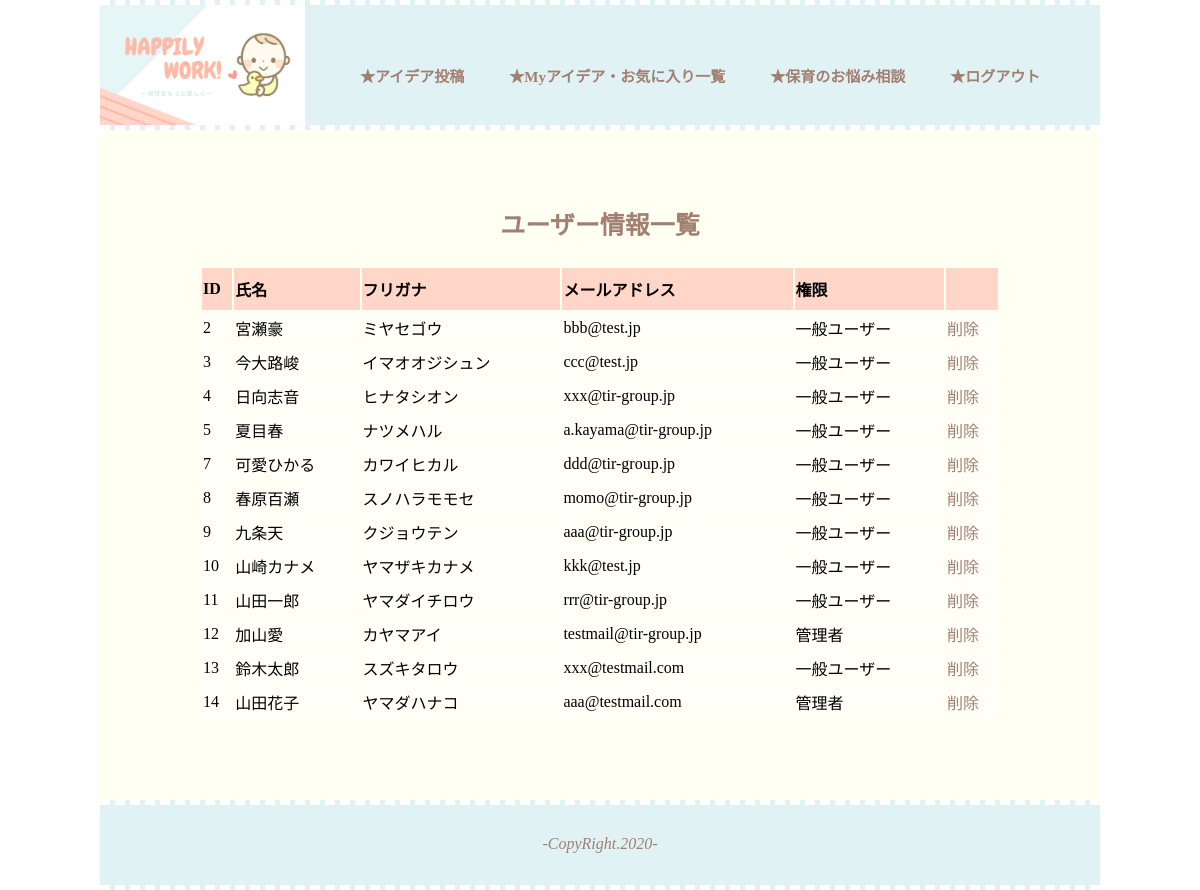
Page /role-mypage.php (signed in) on the committed database.
### tables this page shows
CREATE TABLE `users` (
  `id` int(11) NOT NULL,
  `name` varchar(32) NOT NULL,
  `kana` varchar(32) NOT NULL,
  `mail` varchar(256) NOT NULL,
  `password` varchar(255) NOT NULL,
  `idea_id` int(11) DEFAULT NULL,
  `role` int(1) DEFAULT 1 COMMENT '0=管理者、1=一般ユーザー',
  `delflag` int(11) NOT NULL DEFAULT 1 COMMENT '0=削除済,1=デフォルト'
);

### php.Original/config/config.php (called while the page is built)
<?php
 $host = 'localhost';
 $dbname = 'original_php';
 $user = 'a.kayama';
 $pass = 'jmag5624';

### php.Original/model/DB.php (called while the page is built, shortened)
<?php
 class DB {
   private $host;
   private $dbname;
   private $user;
   private $pass;
   function __construct($host, $dbname, $user, $pass) {
     $this->host = $host;
     $this->dbname = $dbname;
     $this->user = $user;
     $this->pass = $pass;
   }
   public function connectDB() {
     $this->connect = new PDO('mysql:host='.$this->host.';dbname='.$this->dbname.';charset=utf8', $this->user, $this->pass);
   }
 }

### php.Original/model/User.php (called while the page is built, shortened)
<?php
 require_once("DB.php");
class User extends DB {
   public function findAll() {
      $sql = "SELECT * FROM users WHERE delflag=1";
      $stmt = $this->connect->prepare($sql);
      $stmt->execute();
      $result = $stmt->fetchAll();
      return $result;
   }
}

### role-mypage.php (the view, shortened to what this page needs)
<?php
require_once("php.Original/config/config.php");
require_once("php.Original/model/User.php");
function h($post){
  return htmlspecialchars($post,ENT_QUOTES,'UTF-8');
}
try{
  $user = new User($host, $dbname, $user, $pass);
  $user->connectDB();
  if(isset($_GET['del'])) {
    $user->delete($_GET['del']);
  $result = $user->findAll();
}  else {
  $result = $user->findAll();
   }
  } catch(PDOException $e) {
    echo "エラー:".$e->getMessage()."<br>";
  }
?>
<!DOCTYPE html>
<html lang="ja">
  <head>
    <link rel="stylesheet" type="text/css" href="php.Original/css/role-mypage.css">
    <link rel="stylesheet" type="text/css" href="php.Original/css/base.css">
  </head>
  <body>
    <div id="wrapper">
    <h3>ユーザー情報一覧</h3>
    <table id="users">
    <tr>
      <th>ID</th>
      <th>氏名</th>
      <th>フリガナ</th>
      <th>メールアドレス</th>
      <th>権限</th>
      <th> </th>
    </tr>
    <?php foreach ($result as $row): ?>
      <tr>
        <td><?php echo h($row['id']) ?></td>
         <td><?php echo h($row['name']) ?></td>
         <td><?php echo h($row['kana']) ?></td>
         <td><?php echo h($row['mail']) ?></td>
         <td>
           <?php  if(h($row['role']) === '0'): ?>
             管理者
           <?php else: ?>
             一般ユーザー
           <?php endif; ?>
         </td>
         <td>
           <a href = "?del=<?=$row['id']?>" onclick = "if(!confirm('ID:<?=$row['id']?>を削除します。宜しいでしょうか？')) return false;">削除</a>
         </td>
       </tr>
     <?php  endforeach; ?>
     </table>
</div>
  </body>
</html>

### php.Original/css/role-mypage.css (style rules this page uses)
#wrapper { background-color: rgb(255, 255, 242); }
#users { width: 80%; margin: 0 auto; }
th { text-align: left; background-color: rgb(255, 214, 200); height: 40px; }
td { background-color: rgba(255, 255, 255, 40%); height: 30px; }

### php.Original/css/base.css (style rules this page uses)
body { margin: 0; padding: 0; display: block; }
h3 { text-align: center; padding-top: 50px; font-size: 25px; color: rgb(162, 127, 112); }
#wrapper { width: 1000px; margin: 0 auto; }
#logo2 { width: 205px; height: 120px; }
a { text-decoration: none; color: rgb(162, 127, 112); }
li { list-style-type: none; }
#g-navi { display: flex; border-bottom: 5px dashed white; border-top: 5px dashed white; height: 120px; background-color: rgb(224, 242, 244); width: 1000px; margin: 0 auto; }
#g-navi li { margin-left: 45px; font-size: 15px; font-weight: bold; }
#g-navi ul { padding: 0; }
.navigation { display: flex; margin-top: 60px; margin-left: 10px; }
footer { height: 80px; background-color: rgb(224, 242, 244); border-top: 5px dashed white; border-bottom: 5px dashed white; width: 1000px; margin: 80px auto 0 auto; }
address { text-align: center; padding-top: 30px; color: rgb(162, 127, 112); }

### rows in the picture
users: id "2", name "宮瀬豪", kana "ミヤセゴウ", mail "bbb@test.jp", role "一般ユーザー"
users: id "3", name "今大路峻", kana "イマオオジシュン", mail "ccc@test.jp", role "一般ユーザー"
users: id "4", name "日向志音", kana "ヒナタシオン", mail "xxx@tir-group.jp", role "一般ユーザー"
users: id "5", name "夏目春", kana "ナツメハル", mail "a.kayama@tir-group.jp", role "一般ユーザー"
users: id "7", name "可愛ひかる", kana "カワイヒカル", mail "ddd@tir-group.jp", role "一般ユーザー"
users: id "8", name "春原百瀬", kana "スノハラモモセ", mail "momo@tir-group.jp", role "一般ユーザー"
users: id "9", name "九条天", kana "クジョウテン", mail "aaa@tir-group.jp", role "一般ユーザー"
users: id "10", name "山崎カナメ", kana "ヤマザキカナメ", mail "kkk@test.jp", role "一般ユーザー"
users: id "11", name "山田一郎", kana "ヤマダイチロウ", mail "rrr@tir-group.jp", role "一般ユーザー"
users: id "12", name "加山愛", kana "カヤマアイ", mail "testmail@tir-group.jp", role "管理者"
users: id "13", name "鈴木太郎", kana "スズキタロウ", mail "xxx@testmail.com", role "一般ユーザー"
users: id "14", name "山田花子", kana "ヤマダハナコ", mail "aaa@testmail.com", role "管理者"
